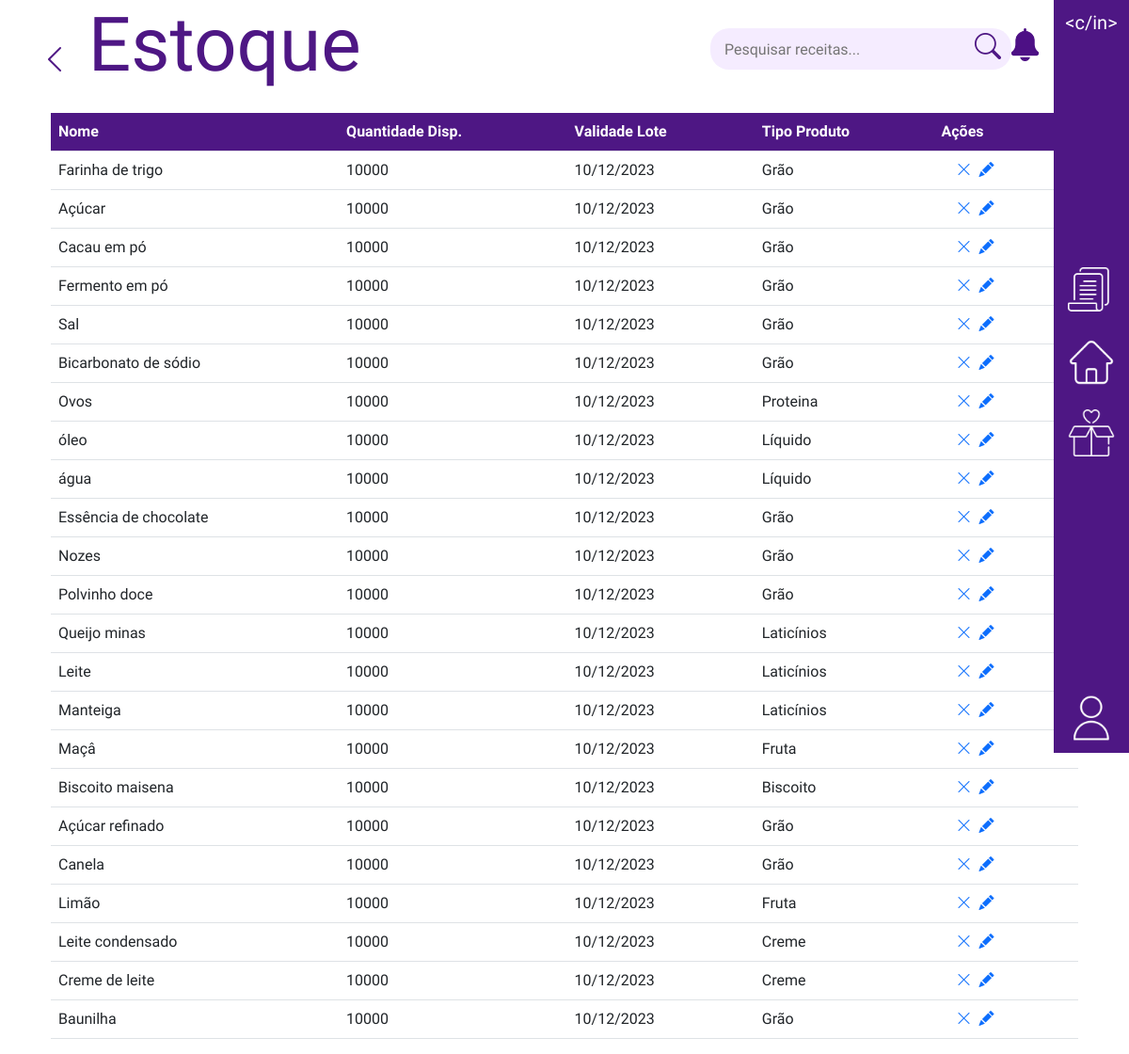
The app's page /index.php/estoque, older data.
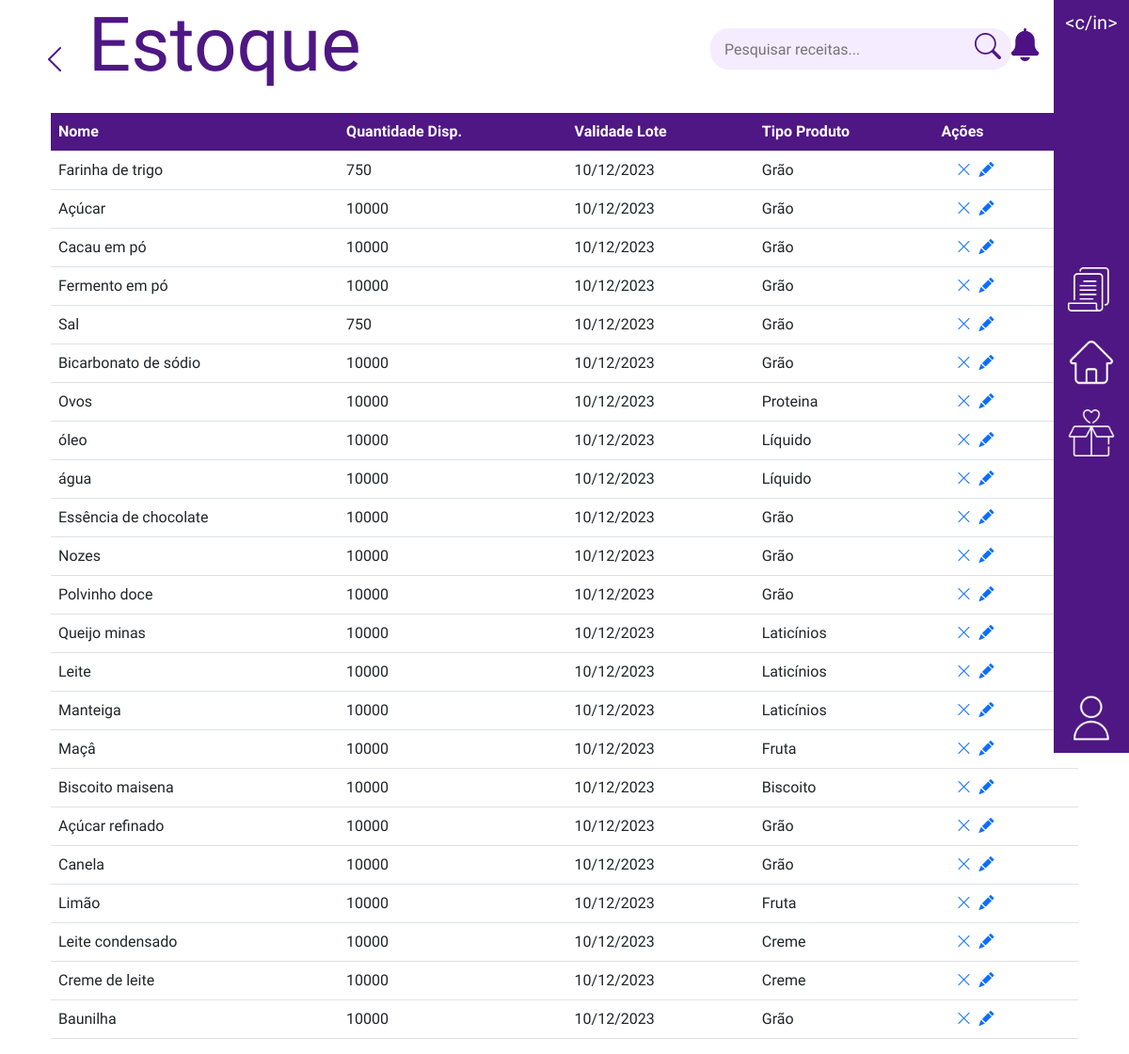
The same page, newer data.
### tables this page shows
CREATE TABLE `estoque` (
  `id_produto` int(11) NOT NULL,
  `descricao_produto_estoque` varchar(100) NOT NULL,
  `quantidade_disponivel` int(11) DEFAULT NULL,
  `validade_lote` varchar(10) DEFAULT NULL,
  `tipo_produto` varchar(50) DEFAULT NULL,
  `medida_produto_estoque` varchar(10) DEFAULT NULL,
  `quantidade_minima_produto` int(11) DEFAULT NULL,
  `quantidade_maxima_produto` int(11) DEFAULT NULL,
  `ignorado` int(11) DEFAULT NULL,
  `id_funcionario` int(11) DEFAULT NULL
);

### application/controllers/estoque.php (called while the page is built, shortened)
<?php
class estoque extends CI_Controller {
	public function index()
	{
		$this->load->database();
		$this->load->model('bd_padaria');
		$notify = $this->bd_padaria->get_estoque();
		foreach($notify as $n){
			if($n->quantidade_disponivel <= $n->quantidade_minima_produto+($n->quantidade_minima_produto*0.5)){
				$notify_all[] = $n;
			}
		}
		$data["notificacoes"] = $notify_all;
		$data["title"] = "Estoque";
		$data["estoque"] = $this->bd_padaria->get_estoque();
		$this->load->helper('url');
		$this->load->view('components/navbar');
		$this->load->view('components/header', $data);
		$this->load->view('estoque',$data);
	}
}

### index.php (called while the page is built, shortened)
<?php
require_once BASEPATH.'core/CodeIgniter.php';

### application/models/bd_padaria.php (called while the page is built, shortened)
<?php
class bd_padaria extends CI_Model {
    public function get_estoque(){
        $this->db->select('*');
        $this->db->from('estoque');
        $query = $this->db->get();
        return $query->result();
    }
}

### application/views/estoque.php (the view, shortened to what this page needs)
<div class="container">
    <table class="table mt-3">
    <thead style=" color: white; background-color: #4E1784;">
        <tr>
            <th scope="col">Nome</th>
            <th scope="col">Quantidade Disp.</th>
            <th scope="col">Validade Lote</th>
            <th scope="col">Tipo Produto</th>
            <th scope="col">Ações</th>
        </tr>
    </thead>
    <tbody>
        <?php
        foreach ($estoque as $produto) {
            echo '
            <tr>
                <td>'.ucfirst($produto->descricao_produto_estoque).'</td>
                <td>'.ucfirst($produto->quantidade_disponivel).'</td>
                <td>'.ucfirst($produto->validade_lote).'</td>
                <td>'.ucfirst($produto->tipo_produto).'</td>
                <td>
                    <div class="container-fluid d-flex">
                       <a href="./estoque/delete/'.$produto->id_produto.'"> <i class="bi m-1 bi-x-lg"></i> </a>
                       <a href="#"> <i class="bi m-1 bi-pencil-fill"></i> </a>
                    </div>
                </td>
            </tr>
             ';
        }
        ?>
    </tbody>
    </table>
</div>

### application/views/components/navbar.php (shortened to what this page needs)
<!DOCTYPE html>
<html lang="en">
<head>
    <link rel="stylesheet" type="text/css" href="<?php echo base_url(); ?>assets/css/style.css">
    <link href="https://cdn.jsdelivr.net/npm/bootstrap@5.2.3/dist/css/bootstrap.min.css" rel="stylesheet">
    <link rel="stylesheet" href="https://cdn.jsdelivr.net/npm/bootstrap-icons@1.10.2/font/bootstrap-icons.css">
</head>
<body>
<div class="container">
    <div class="position-fixed nav">
        <div class="nav-column d-flex">
            <a href="home" style="text-decoration: none;">
                <div class="logo">
                    <h5 style="color: white;"> <span><</span>c/in<span>></span></h5>
                </div>
            </a>
            <div class="itens d-flex text-center nav-column-itens">
                <a href="/p/categorias">
                    <img class="nav-btn" draggable="false" src="<?php echo base_url('assets/images/list.png'); ?>">
                </a>
                <a href="/p/home">
                    <img class="nav-btn" draggable="false" src="<?php echo base_url('assets/images/home.png'); ?>">
                </a>
                <a href="/p/estoque">
                    <img class="nav-btn" draggable="false" src="<?php echo base_url('assets/images/box.png'); ?>">
                </a>
            </div>
            <div class="btn-group dropstart">
            <button type="button" style="background-color: transparent; border: none;" data-bs-toggle="dropdown" aria-expanded="false">
                <img class="nav-btn user-desktop" draggable="false" src="<?php echo base_url('assets/images/user.png'); ?>">
            </button>
            </div>
        </div>
</div>

### application/views/components/header.php (shortened to what this page needs)
<div class="row">
    <div class="col-12 header">
        <h1>
            <i class="bi bi-chevron-left fs-2" style="cursor: pointer;" id="back-page"></i>
            <?php echo ucfirst($title); ?>
        </h1>
        <div class="search-box">
            <form action="/p/pesquisa" id="form-pesquisa">
                <div class="container d-flex">
                    <input type="text" name="q" class="search" placeholder="Pesquisar receitas..." autocomplete="off">
                    <i id="pesquisar" class="bi bi-search fs-3" style="color: #4E1784; margin-left: -10%; margin-right: 1vh; cursor: pointer;"></i>
                    <div class="dropdown-center">
                    <button type="button" data-bs-toggle="dropdown" aria-expanded="false" style="outline: none; border: none; background-color: transparent;">
                        <img src="<?php echo base_url('assets/images/sino.png'); ?>" class="bell" width="35px" draggable="false" alt="">
                    </button>
                    </div>
                </div>
            </form>
        </div>
    </div>
</div>

### assets/css/style.css (style rules this page uses)
* { margin: 0; padding: 0; font-family: 'Sora', sans-serif; user-select: none; }
.nav { user-select: none; display: flex; background-color: #4E1784 ; width: 5rem; height: 100vh; position: absolute !important; right: 0; }
.nav-btn { margin: .8rem 0px; width: 50px; height: 50px; cursor: pointer; transition: 0.2s; }
.nav-column { justify-content: space-between; align-items: center; margin: 0 auto; flex-direction: column !important; }
.nav-column-itens { flex-direction: column !important; }
.logo { margin-top: 1.5vh; }
.user-desktop { margin-bottom: 1.5vh; }
.header { display: flex; flex-wrap: wrap; flex-direction: row; justify-content: space-between; align-items: center; }
.header h1 { font-size: 5rem; color: #4E1784; }
.header input { width: 20rem; height: 2.8rem; border-radius: 20px; padding: 15px !important; outline: none; border: none; background-color: #F5ECFF; }
.bell { transition: 0.3s; cursor: pointer; }

Row changes from the older to the newer data that the page shows:
changed estoque "Farinha de trigo": quantidade_disponivel "10000" → "750"
changed estoque "Sal": quantidade_disponivel "10000" → "750"
